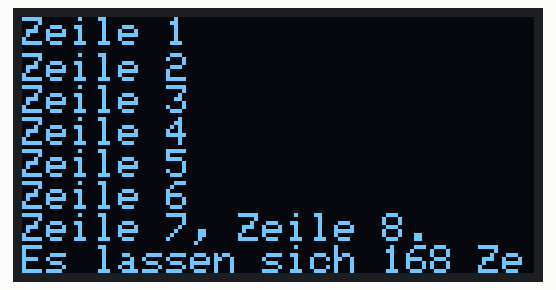
The sketch below on a simulated Arduino Uno, built with avr-gcc and run on an emulated ATmega328P. On the bench: 128×64 one-colour display. Random numbers use the default seed unless the sketch sets one.

Above: at 0.1 s.
At 100.1 s:
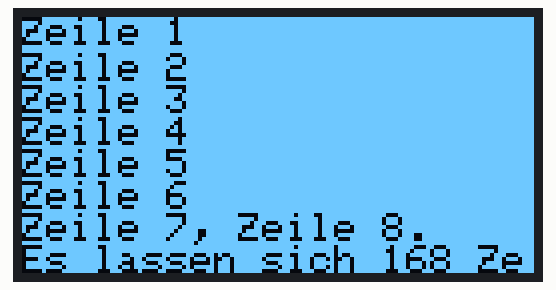
At 112.12 s:
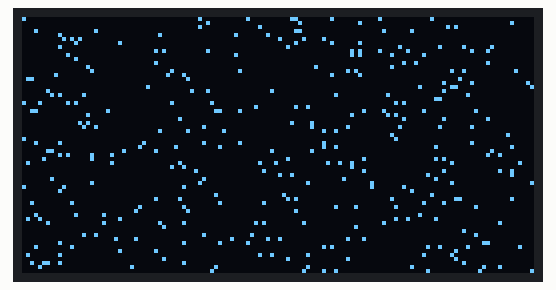
At 116.44 s:
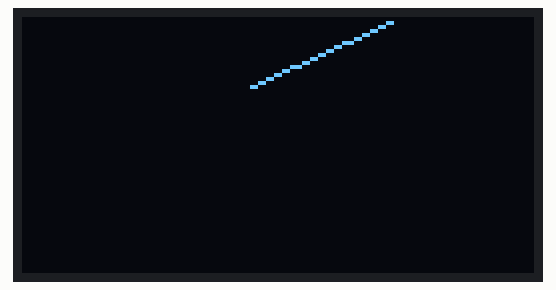
At 120.97 s:
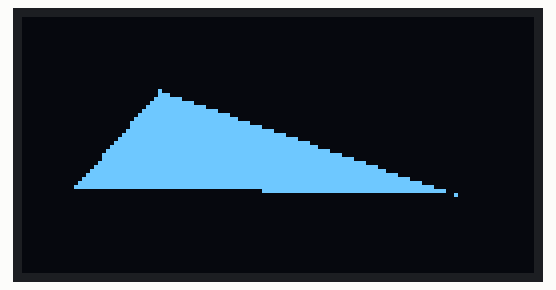
At 129.79 s:
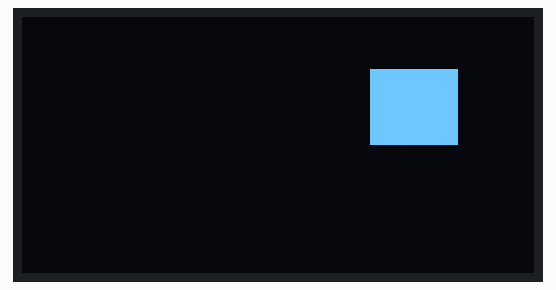

Measured:
- what the display in image 1 shows lasts 2.0 s, from 100.1 s to 102.1 s

The sketch:

OLED.ino
```cpp
#include <SPI.h>
#include <Wire.h>
#include <Adafruit_GFX.h>
#include <Adafruit_SSD1306.h>

#define OLED_RESET 4 // not used / nicht genutzt bei diesem Display
Adafruit_SSD1306 display(OLED_RESET);

void setup()   {

  // initialize with the I2C addr 0x3C / mit I2C-Adresse 0x3c initialisieren
  display.begin(SSD1306_SWITCHCAPVCC, 0x3C);

  // random start seed / zufälligen Startwert für Random-Funtionen initialisieren
  randomSeed(analogRead(0));
}

#define DRAW_DELAY 118
#define D_NUM 47

int i;

void loop() {

  display.clearDisplay();

  // set text color / Textfarbe setzen
  display.setTextColor(WHITE);
  // set text size / Textgroesse setzen
  display.setTextSize(1);
  // set text cursor position / Textstartposition einstellen
  display.setCursor(0,0);
  // show text / Text anzeigen
  display.println("Zeile 1");
  display.setCursor(0,9);
  display.println("Zeile 2");
  display.setCursor(0,17);
  display.println("Zeile 3");
  display.setCursor(0,25);
  display.println("Zeile 4");
  display.setCursor(0,33);
  display.println("Zeile 5");
  display.setCursor(0,41);
  display.println("Zeile 6");
  display.setCursor(0,49);
  display.println("Zeile 7, Zeile 8.");
  display.setCursor(0,57);
  display.println("Es lassen sich 168 Zeichen darstellen");

  display.display();
  delay(100000);
  display.clearDisplay();
  /*display.println("OLED - Display - Test");
  display.setCursor(14,56);
  display.println("Umlaute äüö");
  display.setTextSize(2);
  display.setCursor(34,15);
  display.println("Hey");
  display.setCursor(1,34);
  display.println("was geht?");

  delay(2000);
  display.clearDisplay();
  */

  // invert the display / Display invertieren
  display.invertDisplay(true);
  delay(2000);
  display.invertDisplay(false);
  delay(1000);

  // draw some random pixel / zufaellige Pixel anzeigen
  for(i=0;i<380;i++){
    display.drawPixel(random(128),random(64), WHITE);
    display.display();
  }
  delay(DRAW_DELAY);
  display.clearDisplay();

  // draw some random lines / zufaellige Linien anzeigen
  for(i=0;i<D_NUM;i++){
    display.drawLine(random(128),random(64),random(128),random(64), WHITE);
    display.display();
    delay(DRAW_DELAY);
    display.clearDisplay();
  }

  // draw some random triangles / zufaellige Dreiecke anzeigen
  for(i=0;i<D_NUM;i++){
    if(random(2))display.drawTriangle(random(128),random(64),random(128),random(64), random(128),random(64), WHITE); // normal
    else display.fillTriangle(random(128),random(64),random(128),random(64), random(128),random(64), WHITE);     // filled / ausgefuellt
    display.display();
    delay(DRAW_DELAY);
    display.clearDisplay();
  }

  // draw some random rectangles / zufaellige Rechtecke anzeigen
  for(i=0;i<D_NUM;i++){
    int rnd=random(4);
    if(rnd==0)display.drawRect(random(88),random(44),random(40),random(20), WHITE);               // normal
    else if(rnd==1)display.fillRect(random(88),random(44),random(40),random(20), WHITE);            // filled / ausgefuellt
    else if(rnd==2)display.drawRoundRect(random(88),random(44),random(30)+10,random(15)+5,random(5), WHITE);  // normal with rounded edges / normal mit abgerundeten Ecken
    else display.fillRoundRect(random(88),random(44),random(30)+10,random(15)+5,random(5), WHITE);        // filled with rounded edges / ausgefuellt mit  mit abgerundeten Ecken
    display.display();
    delay(DRAW_DELAY);
    display.clearDisplay();
  }

  // draw some random circles / zufaellige Kreise anzeigen
  for(i=0;i<D_NUM;i++){
    if(random(2))display.drawCircle(random(88)+20,random(44)+20,random(10), WHITE); // normal
    else display.fillCircle(random(88)+20,random(44)+20,random(10), WHITE);     // filled / ausgefuellt
    display.display();
    delay(DRAW_DELAY);
    display.clearDisplay();
  }

}
```
